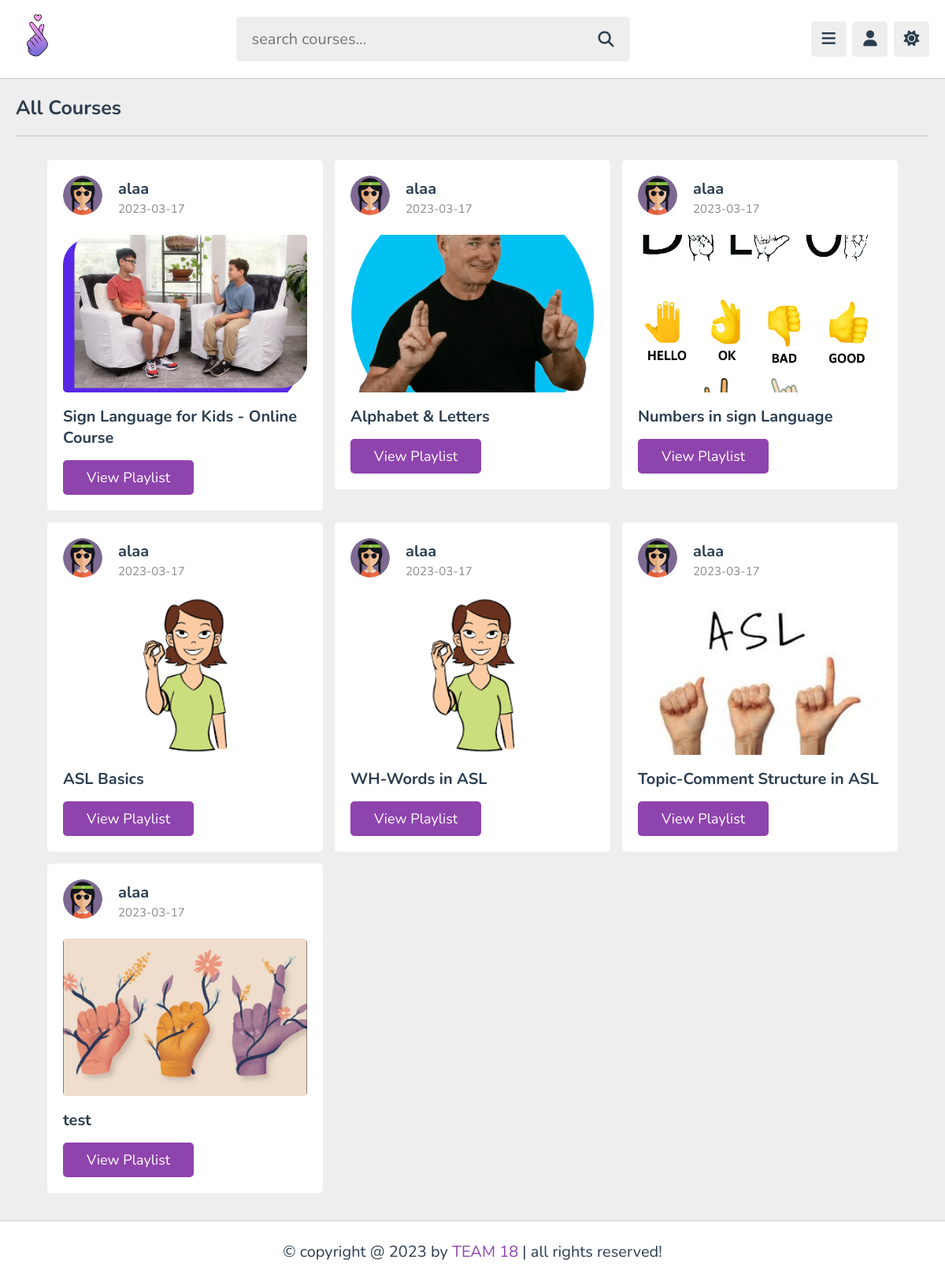
/courses.php, run on the app's committed database.
### tables this page shows
CREATE TABLE `playlist` (
  `id` varchar(20) NOT NULL,
  `tutor_id` varchar(20) NOT NULL,
  `title` varchar(100) NOT NULL,
  `description` varchar(1000) NOT NULL,
  `thumb` varchar(100) NOT NULL,
  `date` date NOT NULL DEFAULT current_timestamp(),
  `status` varchar(20) NOT NULL DEFAULT 'deactive'
);

CREATE TABLE `tutors` (
  `id` varchar(20) NOT NULL,
  `name` varchar(50) NOT NULL,
  `profession` varchar(50) NOT NULL,
  `email` varchar(50) NOT NULL,
  `password` varchar(50) NOT NULL,
  `image` varchar(100) NOT NULL
);

### courses.php (the view, shortened to what this page needs)
<?php
include 'components/connect.php';
?>
<!DOCTYPE html>
<html lang="en">
<head>
   <link rel="stylesheet" href="https://cdnjs.cloudflare.com/ajax/libs/font-awesome/6.2.0/css/all.min.css">
   <link rel="stylesheet" href="css/style.css">
</head>
<body>
<?php include 'components/user_header.php'; ?>
<section class="courses">
   <h1 class="heading">all courses</h1>
   <div class="box-container">
      <?php
         $select_courses = $conn->prepare("SELECT * FROM `playlist` WHERE status = ? ORDER BY date DESC");
         $select_courses->execute(['active']);
         if($select_courses->rowCount() > 0){
            while($fetch_course = $select_courses->fetch(PDO::FETCH_ASSOC)){
               $course_id = $fetch_course['id'];
               $select_tutor = $conn->prepare("SELECT * FROM `tutors` WHERE id = ?");
               $select_tutor->execute([$fetch_course['tutor_id']]);
               $fetch_tutor = $select_tutor->fetch(PDO::FETCH_ASSOC);
      ?>
      <div class="box">
         <div class="tutor">
            <img src="uploaded_files/<?= $fetch_tutor['image']; ?>" alt="">
            <div>
               <h3><?= $fetch_tutor['name']; ?></h3>
               <span><?= $fetch_course['date']; ?></span>
            </div>
         </div>
         <img src="uploaded_files/<?= $fetch_course['thumb']; ?>" class="thumb" alt="">
         <h3 class="title"><?= $fetch_course['title']; ?></h3>
         <a href="playlist.php?get_id=<?= $course_id; ?>" class="inline-btn">view playlist</a>
      </div>
      <?php
         }
      }else{
         echo '<p class="empty">no courses added yet!</p>';
      }
      ?>
   </div>
</section>
<?php include 'components/footer.php'; ?>
</body>
</html>

### css/style.css (style rules this page uses)
:root { --main-color:#8e44ad; --red:#e74c3c; --oragen:#f39c12; --white:#fff; --black:#2c3e50; --light-color:#888; --light-bg:#eee; --border:.1rem solid rgba(0,0,0,.2); }
* { font-family: 'Nunito', sans-serif; margin: 0; padding: 0; box-sizing: border-box; outline: none; border: none; text-decoration: none; }
html { font-size: 62.5%; overflow-x: hidden; }
body { background-color: var(--light-bg); padding-left: 30rem; }
section { padding:2rem; max-width: 1200px; margin: 0 auto; }
.btn, .option-btn, .delete-btn, .inline-btn, .inline-option-btn, .inline-delete-btn { border-radius: .5rem; padding: 1rem 3rem; font-size: 1.8rem; color: #fff; margin-top: 1rem; text-transform: capitalize; cursor: pointer; text-align: center; }
.inline-btn, .inline-option-btn, .inline-delete-btn { display: inline-block; }
.btn, .inline-btn { background-color: var(--main-color); }
.heading { padding-bottom: 1.8rem; border-bottom: var(--border); font-size: 2.5rem; color: var(--black); text-transform: capitalize; margin-bottom: 3rem; }
.courses .box-container { display: grid; grid-template-columns: repeat(auto-fit, 35rem); gap: 1.5rem; align-items: flex-start; justify-content: center; }
.courses .box-container .box { border-radius: .5rem; background-color: var(--white); padding: 2rem; }
.courses .box-container .box .tutor { margin-bottom: 2rem; display: flex; align-items: center; gap: 2rem; }
.courses .box-container .box .tutor img { width: 5rem; height: 5rem; border-radius: 50%; object-fit: cover; margin-bottom: .5rem; }
.courses .box-container .box .tutor h3 { font-size: 2rem; color: var(--black); margin-bottom: .2rem; }
.courses .box-container .box .tutor span { font-size: 1.5rem; color: var(--light-color); }
.courses .box-container .box .thumb { width: 100%; border-radius: .5rem; height: 20rem; object-fit: cover; margin-bottom: .3rem; }
.courses .box-container .box .title { font-size: 2rem; color: var(--black); margin-top: .5rem; padding: .5rem 0; }
@media (max-width:1200px) { body { padding-left: 0; } }

### data on the page
playlist: tutor.image (picture), tutor.name "alaa", date "2023-03-17", thumb (picture), title "Sign Language for Kids - Online Course"
playlist: tutor.image (picture), tutor.name "alaa", date "2023-03-17", thumb (picture), title "Alphabet & Letters"
playlist: tutor.image (picture), tutor.name "alaa", date "2023-03-17", thumb (picture), title "Numbers in sign Language"
playlist: tutor.image (picture), tutor.name "alaa", date "2023-03-17", thumb (picture), title "ASL Basics"
playlist: tutor.image (picture), tutor.name "alaa", date "2023-03-17", thumb (picture), title "WH-Words in ASL"
playlist: tutor.image (picture), tutor.name "alaa", date "2023-03-17", thumb (picture), title "Topic-Comment Structure in ASL"
playlist: tutor.image (picture), tutor.name "alaa", date "2023-03-17", thumb (picture), title "test"
